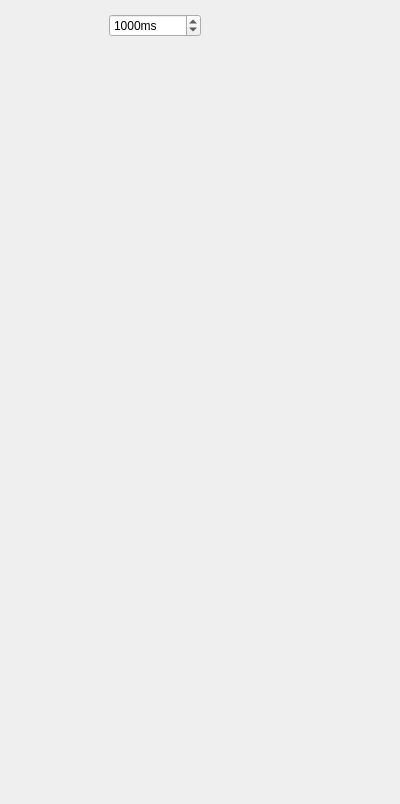
<?xml version="1.0" encoding="UTF-8"?>
<ui version="4.0">
 <class>PageServos</class>
 <widget class="QWidget" name="PageServos">
  <property name="geometry">
   <rect>
    <x>0</x>
    <y>0</y>
    <width>400</width>
    <height>804</height>
   </rect>
  </property>
  <property name="windowTitle">
   <string>Form</string>
  </property>
  <widget class="QWidget" name="horizontalLayoutWidget">
   <property name="geometry">
    <rect>
     <x>10</x>
     <y>10</y>
     <width>191</width>
     <height>32</height>
    </rect>
   </property>
   <layout class="QHBoxLayout" name="horizontalLayout">
    <item>
     <widget class="QLabel" name="label">
      <property name="text">
       <string/>
      </property>
      <property name="pixmap">
       <pixmap resource="images.qrc">:/images/time.png</pixmap>
      </property>
     </widget>
    </item>
    <item>
     <widget class="QSpinBox" name="spinTime">
      <property name="suffix">
       <string>ms</string>
      </property>
      <property name="maximum">
       <number>99999</number>
      </property>
      <property name="singleStep">
       <number>500</number>
      </property>
      <property name="value">
       <number>1000</number>
      </property>
     </widget>
    </item>
   </layout>
  </widget>
  <widget class="QWidget" name="verticalLayoutWidget">
   <property name="geometry">
    <rect>
     <x>9</x>
     <y>50</y>
     <width>341</width>
     <height>621</height>
    </rect>
   </property>
   <layout class="QVBoxLayout" name="list">
    <property name="sizeConstraint">
     <enum>QLayout::SetNoConstraint</enum>
    </property>
   </layout>
  </widget>
 </widget>
 <resources>
  <include location="images.qrc"/>
 </resources>
 <connections/>
</ui>
